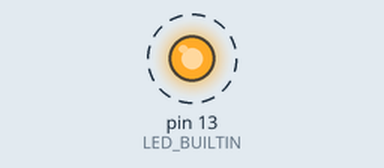
This sketch was run on a simulated Arduino Uno, built with avr-gcc and run on an emulated ATmega328P. Parts: output pins drawn as LEDs (lit = HIGH). Dashed ring = blinking. What the sketch prints to the serial monitor is not drawn.

Above: at 0.2 s.
Timing chart, 0 to 3.0 s (numbered marks = the images above):
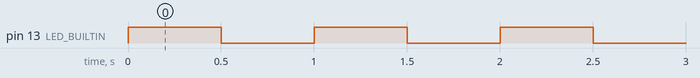

The sketch:

challenge_05_hello_world_loesung.ino
```cpp
/*
  Lösung: Challenge 05 - "Hello World auf dem Seriellen Monitor ausgeben"

  Beschreibung:
  - Öffne die Arduino IDE und wähle das richtige Board und den COM-Port.
  - Lade diesen Sketch hoch und öffne den Seriellen Monitor (9600 Baud).
  - Der Sketch schreibt "Hello World" in den Seriellen Monitor und blinkt die
    eingebaute LED im Sekundentakt.
*/

void setup() {
  Serial.begin(9600);
  while (!Serial) { /* warten, falls das Board Serial erst initialisieren muss */ }
  pinMode(LED_BUILTIN, OUTPUT);
  Serial.println("Hello World");
}

void loop() {
  // LED an und Nachricht
  digitalWrite(LED_BUILTIN, HIGH);
  Serial.println("LED ON");
  delay(500);

  // LED aus und Nachricht
  digitalWrite(LED_BUILTIN, LOW);
  Serial.println("LED OFF");
  delay(500);
}
```

Measured:
- by itself, pin 13 (LED_BUILTIN): alternates HIGH for 0.50 s and LOW for 0.50 s
